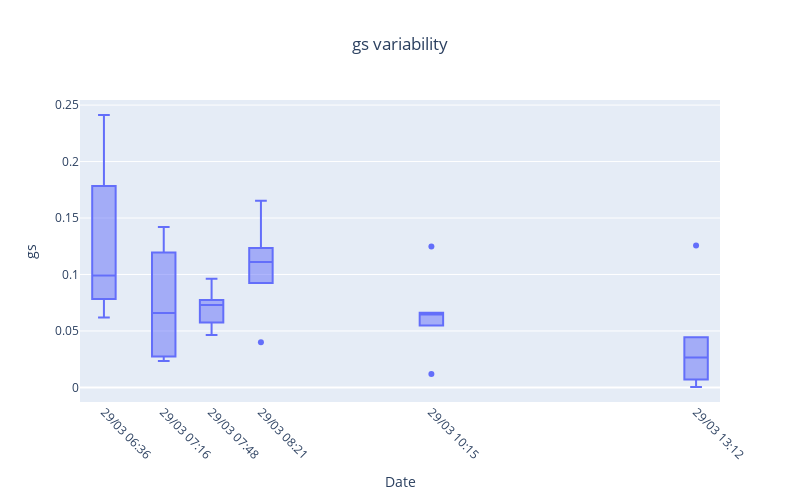

The notebook cell this image was saved under:
### Markdown cell above
## PLOTLY

### Code cell
import plotly.graph_objects as go
import pandas as pd
import sf2gs_app.dfg2db as dfg
#Read gs from DB and add round column to identify each round of repetitions
df=dfg.roundbox2023(DBTABLE,station=1,tree=1)
df["roundtime"]=[tminutes[r] for r in df["round"]]

#Filtering by day:

df['date']=df['timestamp'].dt.date
days=sorted(list(set(df['date']))) #Days of measurement:
target_date=days[0]
dfp=df.query('date == @target_date')

rounds = df.groupby('round').agg({'timestamp': 'mean', 'gsw': 'mean'}).reset_index()
timestamps = pd.to_datetime(rounds["timestamp"])
df["rounddate"]=[rounds["timestamp"][r] for r in df["round"]]
df["labels"]=[t.strftime('%d/%m %H:%M') for t in df["rounddate"]]

x_label = 'roundtime'
y_label = 'gsw'
dfp=df.iloc[:36,:]
fig = go.Figure(data=go.Box(x=dfp[x_label], y=dfp[y_label]))
fig.update_layout(boxmode='overlay', width=800, height=500)
fig.update_layout(title="gs variability",title_x=0.5)
labels=sorted(labels[:6]*6)
fig.update_xaxes(
    tickmode='array',
    tickvals=dfp[x_label],
    ticktext=df["labels"],
    tickangle=45,
    title_text="Date"
)
fig.update_yaxes(title_text="gs")
fig.show()

### Figure 1 — Plotly figure (JSON) as saved in the notebook; plotly's stock layout.template omitted (floating-point values rounded to 4 significant figures; data arrays with more than 128 entries replaced by an {"elided": "..."} marker saying what was removed)
{"data": [{"type": "box", "x": [0, 0, 0, 0, 0, 0, 40, 40, 40, 40, 40, 40, 72, 72, 72, 72, 72, 72, 105, 105, 105, 105, 105, 105, 219, 219, 219, 219, 219, 219, 396, 396, 396, 396, 396, 396], "y": [0.2411, 0.1783, 0.104, 0.07835, 0.09428, 0.06182, 0.02763, 0.02728, 0.02348, 0.1194, 0.1421, 0.1042, 0.07748, 0.07134, 0.07451, 0.09625, 0.05751, 0.04636, 0.1653, 0.1179, 0.1043, 0.09242, 0.1234, 0.03998, 0.1248, 0.06493, 0.0641, 0.06603, 0.05472, 0.01193, 0.04452, 0.0071, 0.000451, 0.1257, 0.02686, 0.02608]}], "layout": {"boxmode": "overlay", "height": 500, "title": {"text": "gs variability", "x": 0.5}, "width": 800, "xaxis": {"autorange": true, "range": [-16, 412], "tickangle": 45, "tickmode": "array", "ticktext": {"elided": "198 str values"}, "tickvals": [0, 0, 0, 0, 0, 0, 40, 40, 40, 40, 40, 40, 72, 72, 72, 72, 72, 72, 105, 105, 105, 105, 105, 105, 219, 219, 219, 219, 219, 219, 396, 396, 396, 396, 396, 396], "title": {"text": "Date"}, "type": "linear"}, "yaxis": {"autorange": true, "range": [-0.01292, 0.2545], "title": {"text": "gs"}, "type": "linear"}}}
